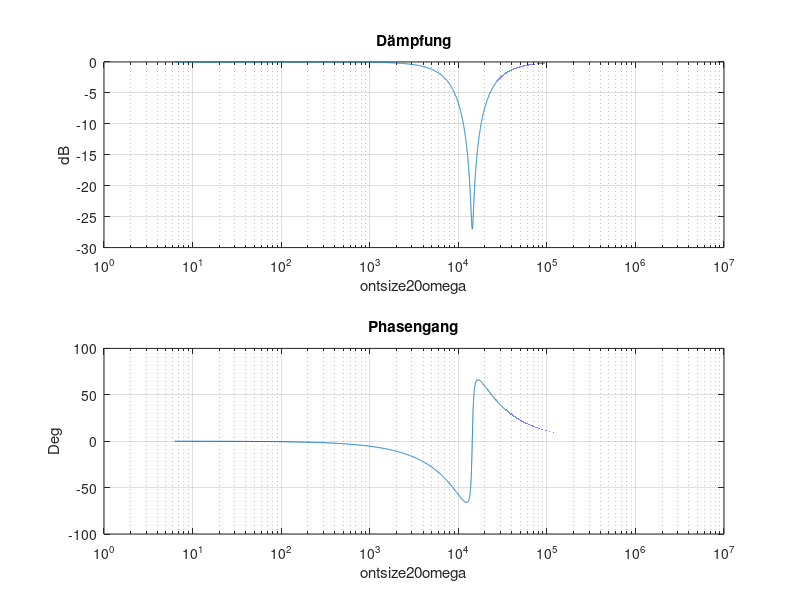

Recreate this plot in MATLAB.
%%Praktikum 12 Bandsperre
R = 42.7;
Rs = 2;
L = 2.2e-3;
C = 2.2e-6;
F = 1:1:1e6;
W = 2.*pi.*F;
Wr = 1/sqrt(L*C)
Wrf = Wr/(2*pi);
Zl = 1j.*L.*W;
Zc = 1./(1j.*W.*C);

%Amplitudengang
H_ = (Zc+Zl+Rs)./(Zc+Zl+Rs+R);
H = 20.*log10(abs((Zc+Zl+Rs)./(Zc+Zl+Rs+R)));

%Phasengang
Phas = angle(H_);

%Bandbreite
Qn = 1/(Rs+R)*sqrt(L/C)
Qz = 1/Rs*sqrt(L/C)
Q = Qz/Qn

B = Wr*sqrt(1/Qn^2-1/Qz^2)
Bf = Wrf*sqrt(1/Qn^2-1/Qz^2)


nPlots = 2;
subplot(nPlots,1,1)

semilogx(W,H)
title("Dämpfung")
xlabel("\fontsize{20}\omega")
ylabel("dB")
grid on

subplot(nPlots,1,2)
semilogx(W,rad2deg(Phas))
title("Phasengang")
xlabel("\fontsize{20}\omega")
ylabel("Deg")
grid on
